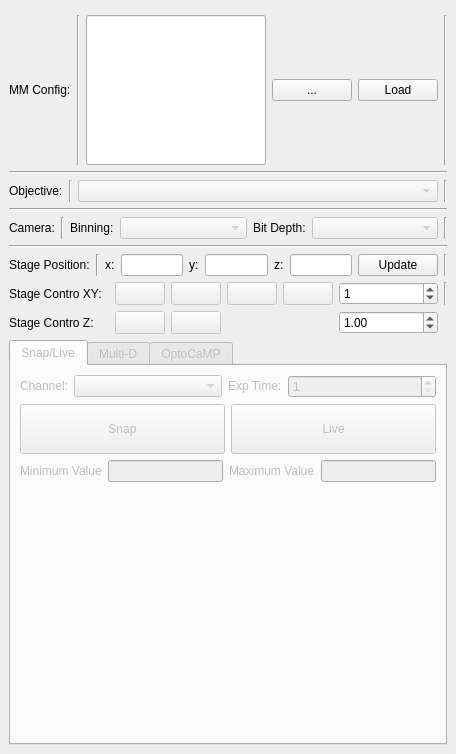
<?xml version="1.0" encoding="UTF-8"?>
<ui version="4.0">
 <class>MainWindow</class>
 <widget class="QMainWindow" name="MainWindow">
  <property name="geometry">
   <rect>
    <x>0</x>
    <y>0</y>
    <width>456</width>
    <height>754</height>
   </rect>
  </property>
  <property name="sizePolicy">
   <sizepolicy hsizetype="Expanding" vsizetype="Expanding">
    <horstretch>0</horstretch>
    <verstretch>0</verstretch>
   </sizepolicy>
  </property>
  <property name="windowTitle">
   <string>MainWindow</string>
  </property>
  <widget class="QWidget" name="centralwidget">
   <property name="sizePolicy">
    <sizepolicy hsizetype="Expanding" vsizetype="Expanding">
     <horstretch>0</horstretch>
     <verstretch>0</verstretch>
    </sizepolicy>
   </property>
   <layout class="QGridLayout" name="gridLayout_10">
    <item row="1" column="0">
     <widget class="Line" name="line">
      <property name="orientation">
       <enum>Qt::Horizontal</enum>
      </property>
     </widget>
    </item>
    <item row="6" column="0">
     <layout class="QGridLayout" name="gridLayout_6">
      <item row="0" column="9">
       <widget class="Line" name="line_11">
        <property name="orientation">
         <enum>Qt::Vertical</enum>
        </property>
       </widget>
      </item>
      <item row="0" column="5">
       <widget class="QLineEdit" name="y_lineEdit">
        <property name="readOnly">
         <bool>true</bool>
        </property>
       </widget>
      </item>
      <item row="0" column="2">
       <widget class="QLabel" name="label_7">
        <property name="sizePolicy">
         <sizepolicy hsizetype="Fixed" vsizetype="Fixed">
          <horstretch>0</horstretch>
          <verstretch>0</verstretch>
         </sizepolicy>
        </property>
        <property name="text">
         <string>x:</string>
        </property>
       </widget>
      </item>
      <item row="0" column="0">
       <widget class="QLabel" name="label_6">
        <property name="sizePolicy">
         <sizepolicy hsizetype="Fixed" vsizetype="Fixed">
          <horstretch>0</horstretch>
          <verstretch>0</verstretch>
         </sizepolicy>
        </property>
        <property name="text">
         <string>Stage Position:</string>
        </property>
       </widget>
      </item>
      <item row="0" column="4">
       <widget class="QLabel" name="label_8">
        <property name="sizePolicy">
         <sizepolicy hsizetype="Fixed" vsizetype="Fixed">
          <horstretch>0</horstretch>
          <verstretch>0</verstretch>
         </sizepolicy>
        </property>
        <property name="text">
         <string>y:</string>
        </property>
       </widget>
      </item>
      <item row="0" column="6">
       <widget class="QLabel" name="label_9">
        <property name="sizePolicy">
         <sizepolicy hsizetype="Fixed" vsizetype="Fixed">
          <horstretch>0</horstretch>
          <verstretch>0</verstretch>
         </sizepolicy>
        </property>
        <property name="text">
         <string>z:</string>
        </property>
       </widget>
      </item>
      <item row="0" column="3">
       <widget class="QLineEdit" name="x_lineEdit">
        <property name="readOnly">
         <bool>true</bool>
        </property>
       </widget>
      </item>
      <item row="0" column="1">
       <widget class="Line" name="line_3">
        <property name="orientation">
         <enum>Qt::Vertical</enum>
        </property>
       </widget>
      </item>
      <item row="0" column="7">
       <widget class="QLineEdit" name="z_lineEdit">
        <property name="readOnly">
         <bool>true</bool>
        </property>
       </widget>
      </item>
      <item row="0" column="8">
       <widget class="QPushButton" name="pos_update_Button">
        <property name="sizePolicy">
         <sizepolicy hsizetype="Fixed" vsizetype="Fixed">
          <horstretch>0</horstretch>
          <verstretch>0</verstretch>
         </sizepolicy>
        </property>
        <property name="text">
         <string>Update</string>
        </property>
       </widget>
      </item>
     </layout>
    </item>
    <item row="4" column="0">
     <layout class="QGridLayout" name="gridLayout_4">
      <item row="0" column="6">
       <widget class="Line" name="line_10">
        <property name="orientation">
         <enum>Qt::Vertical</enum>
        </property>
       </widget>
      </item>
      <item row="0" column="2">
       <widget class="QLabel" name="label_5">
        <property name="sizePolicy">
         <sizepolicy hsizetype="Preferred" vsizetype="Fixed">
          <horstretch>0</horstretch>
          <verstretch>0</verstretch>
         </sizepolicy>
        </property>
        <property name="text">
         <string>Binning:</string>
        </property>
       </widget>
      </item>
      <item row="0" column="0">
       <widget class="QLabel" name="label_3">
        <property name="sizePolicy">
         <sizepolicy hsizetype="Fixed" vsizetype="Fixed">
          <horstretch>0</horstretch>
          <verstretch>0</verstretch>
         </sizepolicy>
        </property>
        <property name="text">
         <string>Camera:</string>
        </property>
       </widget>
      </item>
      <item row="0" column="5">
       <widget class="QComboBox" name="bit_comboBox">
        <property name="enabled">
         <bool>false</bool>
        </property>
        <property name="sizePolicy">
         <sizepolicy hsizetype="Expanding" vsizetype="Fixed">
          <horstretch>0</horstretch>
          <verstretch>0</verstretch>
         </sizepolicy>
        </property>
       </widget>
      </item>
      <item row="0" column="3">
       <widget class="QComboBox" name="bin_comboBox">
        <property name="enabled">
         <bool>false</bool>
        </property>
        <property name="sizePolicy">
         <sizepolicy hsizetype="Expanding" vsizetype="Fixed">
          <horstretch>0</horstretch>
          <verstretch>0</verstretch>
         </sizepolicy>
        </property>
       </widget>
      </item>
      <item row="0" column="4">
       <widget class="QLabel" name="label_4">
        <property name="sizePolicy">
         <sizepolicy hsizetype="Preferred" vsizetype="Fixed">
          <horstretch>0</horstretch>
          <verstretch>0</verstretch>
         </sizepolicy>
        </property>
        <property name="text">
         <string>Bit Depth:</string>
        </property>
       </widget>
      </item>
      <item row="0" column="1">
       <widget class="Line" name="line_2">
        <property name="orientation">
         <enum>Qt::Vertical</enum>
        </property>
       </widget>
      </item>
     </layout>
    </item>
    <item row="3" column="0">
     <widget class="Line" name="line_5">
      <property name="orientation">
       <enum>Qt::Horizontal</enum>
      </property>
     </widget>
    </item>
    <item row="0" column="0">
     <layout class="QGridLayout" name="gridLayout">
      <item row="1" column="2">
       <widget class="Line" name="line_12">
        <property name="orientation">
         <enum>Qt::Vertical</enum>
        </property>
       </widget>
      </item>
      <item row="1" column="6">
       <widget class="Line" name="line_8">
        <property name="orientation">
         <enum>Qt::Vertical</enum>
        </property>
       </widget>
      </item>
      <item row="1" column="4">
       <widget class="QPushButton" name="browse_cfg_Button">
        <property name="sizePolicy">
         <sizepolicy hsizetype="Fixed" vsizetype="Fixed">
          <horstretch>0</horstretch>
          <verstretch>0</verstretch>
         </sizepolicy>
        </property>
        <property name="text">
         <string>...</string>
        </property>
       </widget>
      </item>
      <item row="1" column="3">
       <widget class="QLineEdit" name="cfg_LineEdit">
        <property name="sizePolicy">
         <sizepolicy hsizetype="Expanding" vsizetype="Expanding">
          <horstretch>0</horstretch>
          <verstretch>0</verstretch>
         </sizepolicy>
        </property>
        <property name="readOnly">
         <bool>true</bool>
        </property>
       </widget>
      </item>
      <item row="1" column="1">
       <widget class="QLabel" name="label">
        <property name="sizePolicy">
         <sizepolicy hsizetype="Fixed" vsizetype="Fixed">
          <horstretch>0</horstretch>
          <verstretch>0</verstretch>
         </sizepolicy>
        </property>
        <property name="text">
         <string>MM Config:</string>
        </property>
       </widget>
      </item>
      <item row="0" column="3">
       <widget class="Line" name="line_7">
        <property name="orientation">
         <enum>Qt::Vertical</enum>
        </property>
       </widget>
      </item>
      <item row="1" column="5">
       <widget class="QPushButton" name="load_cgf_Button">
        <property name="sizePolicy">
         <sizepolicy hsizetype="Fixed" vsizetype="Fixed">
          <horstretch>0</horstretch>
          <verstretch>0</verstretch>
         </sizepolicy>
        </property>
        <property name="text">
         <string>Load</string>
        </property>
       </widget>
      </item>
     </layout>
    </item>
    <item row="8" column="0">
     <widget class="QTabWidget" name="tabWidget">
      <property name="enabled">
       <bool>false</bool>
      </property>
      <property name="currentIndex">
       <number>0</number>
      </property>
      <widget class="QWidget" name="snap_tab">
       <attribute name="title">
        <string>Snap/Live</string>
       </attribute>
       <layout class="QGridLayout" name="gridLayout_2">
        <item row="2" column="0">
         <layout class="QGridLayout" name="gridLayout_5">
          <item row="0" column="0">
           <widget class="QLabel" name="label_14">
            <property name="text">
             <string>Minimum Value</string>
            </property>
           </widget>
          </item>
          <item row="0" column="3">
           <widget class="QLineEdit" name="max_val_lineEdit">
            <property name="readOnly">
             <bool>true</bool>
            </property>
           </widget>
          </item>
          <item row="0" column="1">
           <widget class="QLineEdit" name="min_val_lineEdit">
            <property name="readOnly">
             <bool>true</bool>
            </property>
           </widget>
          </item>
          <item row="0" column="2">
           <widget class="QLabel" name="label_15">
            <property name="text">
             <string>Maximum Value</string>
            </property>
           </widget>
          </item>
         </layout>
        </item>
        <item row="0" column="0">
         <layout class="QGridLayout" name="gridLayout_7">
          <item row="0" column="2">
           <widget class="QLabel" name="label_11">
            <property name="sizePolicy">
             <sizepolicy hsizetype="Fixed" vsizetype="Fixed">
              <horstretch>0</horstretch>
              <verstretch>0</verstretch>
             </sizepolicy>
            </property>
            <property name="text">
             <string>Exp Time:</string>
            </property>
           </widget>
          </item>
          <item row="0" column="1">
           <widget class="QComboBox" name="snap_channel_comboBox"/>
          </item>
          <item row="0" column="0">
           <widget class="QLabel" name="label_10">
            <property name="sizePolicy">
             <sizepolicy hsizetype="Fixed" vsizetype="Fixed">
              <horstretch>0</horstretch>
              <verstretch>0</verstretch>
             </sizepolicy>
            </property>
            <property name="text">
             <string>Channel:</string>
            </property>
           </widget>
          </item>
          <item row="0" column="3">
           <widget class="QSpinBox" name="exp_spinBox">
            <property name="minimum">
             <number>1</number>
            </property>
            <property name="maximum">
             <number>100000</number>
            </property>
           </widget>
          </item>
         </layout>
        </item>
        <item row="1" column="0">
         <layout class="QGridLayout" name="gridLayout_8">
          <item row="0" column="0">
           <widget class="QPushButton" name="snap_Button">
            <property name="minimumSize">
             <size>
              <width>0</width>
              <height>50</height>
             </size>
            </property>
            <property name="text">
             <string>Snap</string>
            </property>
           </widget>
          </item>
          <item row="0" column="1">
           <widget class="QPushButton" name="live_Button">
            <property name="minimumSize">
             <size>
              <width>0</width>
              <height>50</height>
             </size>
            </property>
            <property name="text">
             <string>Live</string>
            </property>
           </widget>
          </item>
         </layout>
        </item>
        <item row="3" column="0">
         <spacer name="verticalSpacer">
          <property name="orientation">
           <enum>Qt::Vertical</enum>
          </property>
          <property name="sizeHint" stdset="0">
           <size>
            <width>20</width>
            <height>250</height>
           </size>
          </property>
         </spacer>
        </item>
       </layout>
      </widget>
      <widget class="QWidget" name="mda_tab">
       <attribute name="title">
        <string>Multi-D</string>
       </attribute>
      </widget>
      <widget class="QWidget" name="tab_optocamp">
       <attribute name="title">
        <string>OptoCaMP</string>
       </attribute>
      </widget>
     </widget>
    </item>
    <item row="2" column="0">
     <layout class="QGridLayout" name="gridLayout_3">
      <item row="0" column="3">
       <widget class="Line" name="line_9">
        <property name="orientation">
         <enum>Qt::Vertical</enum>
        </property>
       </widget>
      </item>
      <item row="0" column="0">
       <widget class="QLabel" name="label_2">
        <property name="sizePolicy">
         <sizepolicy hsizetype="Fixed" vsizetype="Fixed">
          <horstretch>0</horstretch>
          <verstretch>0</verstretch>
         </sizepolicy>
        </property>
        <property name="minimumSize">
         <size>
          <width>0</width>
          <height>0</height>
         </size>
        </property>
        <property name="maximumSize">
         <size>
          <width>16777215</width>
          <height>16777215</height>
         </size>
        </property>
        <property name="text">
         <string>Objective:</string>
        </property>
       </widget>
      </item>
      <item row="0" column="2">
       <widget class="QComboBox" name="objective_comboBox">
        <property name="enabled">
         <bool>false</bool>
        </property>
        <property name="sizePolicy">
         <sizepolicy hsizetype="Expanding" vsizetype="Fixed">
          <horstretch>0</horstretch>
          <verstretch>0</verstretch>
         </sizepolicy>
        </property>
       </widget>
      </item>
      <item row="0" column="1">
       <widget class="Line" name="line_13">
        <property name="orientation">
         <enum>Qt::Vertical</enum>
        </property>
       </widget>
      </item>
     </layout>
    </item>
    <item row="7" column="0">
     <layout class="QGridLayout" name="gridLayout_9">
      <item row="0" column="1">
       <widget class="QPushButton" name="left_Button">
        <property name="enabled">
         <bool>false</bool>
        </property>
        <property name="maximumSize">
         <size>
          <width>50</width>
          <height>30</height>
         </size>
        </property>
        <property name="text">
         <string/>
        </property>
       </widget>
      </item>
      <item row="1" column="2">
       <widget class="QPushButton" name="down_Button">
        <property name="enabled">
         <bool>false</bool>
        </property>
        <property name="maximumSize">
         <size>
          <width>50</width>
          <height>30</height>
         </size>
        </property>
        <property name="text">
         <string/>
        </property>
       </widget>
      </item>
      <item row="0" column="7">
       <widget class="Line" name="line_14">
        <property name="orientation">
         <enum>Qt::Vertical</enum>
        </property>
       </widget>
      </item>
      <item row="0" column="3">
       <widget class="QPushButton" name="y_up_Button">
        <property name="enabled">
         <bool>false</bool>
        </property>
        <property name="maximumSize">
         <size>
          <width>50</width>
          <height>30</height>
         </size>
        </property>
        <property name="text">
         <string/>
        </property>
       </widget>
      </item>
      <item row="1" column="0">
       <widget class="QLabel" name="label_13">
        <property name="text">
         <string>Stage Contro Z:</string>
        </property>
       </widget>
      </item>
      <item row="0" column="4">
       <widget class="QPushButton" name="y_down_Button">
        <property name="enabled">
         <bool>false</bool>
        </property>
        <property name="maximumSize">
         <size>
          <width>50</width>
          <height>30</height>
         </size>
        </property>
        <property name="text">
         <string/>
        </property>
       </widget>
      </item>
      <item row="1" column="1">
       <widget class="QPushButton" name="up_Button">
        <property name="enabled">
         <bool>false</bool>
        </property>
        <property name="maximumSize">
         <size>
          <width>50</width>
          <height>30</height>
         </size>
        </property>
        <property name="text">
         <string/>
        </property>
       </widget>
      </item>
      <item row="0" column="0">
       <widget class="QLabel" name="label_12">
        <property name="maximumSize">
         <size>
          <width>110</width>
          <height>16777215</height>
         </size>
        </property>
        <property name="text">
         <string>Stage Contro XY:</string>
        </property>
       </widget>
      </item>
      <item row="0" column="2">
       <widget class="QPushButton" name="right_Button">
        <property name="enabled">
         <bool>false</bool>
        </property>
        <property name="maximumSize">
         <size>
          <width>50</width>
          <height>30</height>
         </size>
        </property>
        <property name="text">
         <string/>
        </property>
       </widget>
      </item>
      <item row="1" column="5">
       <widget class="QDoubleSpinBox" name="z_step_size_doubleSpinBox">
        <property name="maximum">
         <double>10000.000000000000000</double>
        </property>
        <property name="singleStep">
         <double>0.001000000000000</double>
        </property>
        <property name="value">
         <double>1.000000000000000</double>
        </property>
       </widget>
      </item>
      <item row="0" column="5">
       <widget class="QSpinBox" name="xy_step_size_SpinBox">
        <property name="maximum">
         <number>10000</number>
        </property>
        <property name="value">
         <number>1</number>
        </property>
       </widget>
      </item>
     </layout>
    </item>
    <item row="5" column="0">
     <widget class="Line" name="line_4">
      <property name="orientation">
       <enum>Qt::Horizontal</enum>
      </property>
     </widget>
    </item>
   </layout>
  </widget>
 </widget>
 <resources>
  <include location="icons/camera.qrc"/>
 </resources>
 <connections/>
</ui>
